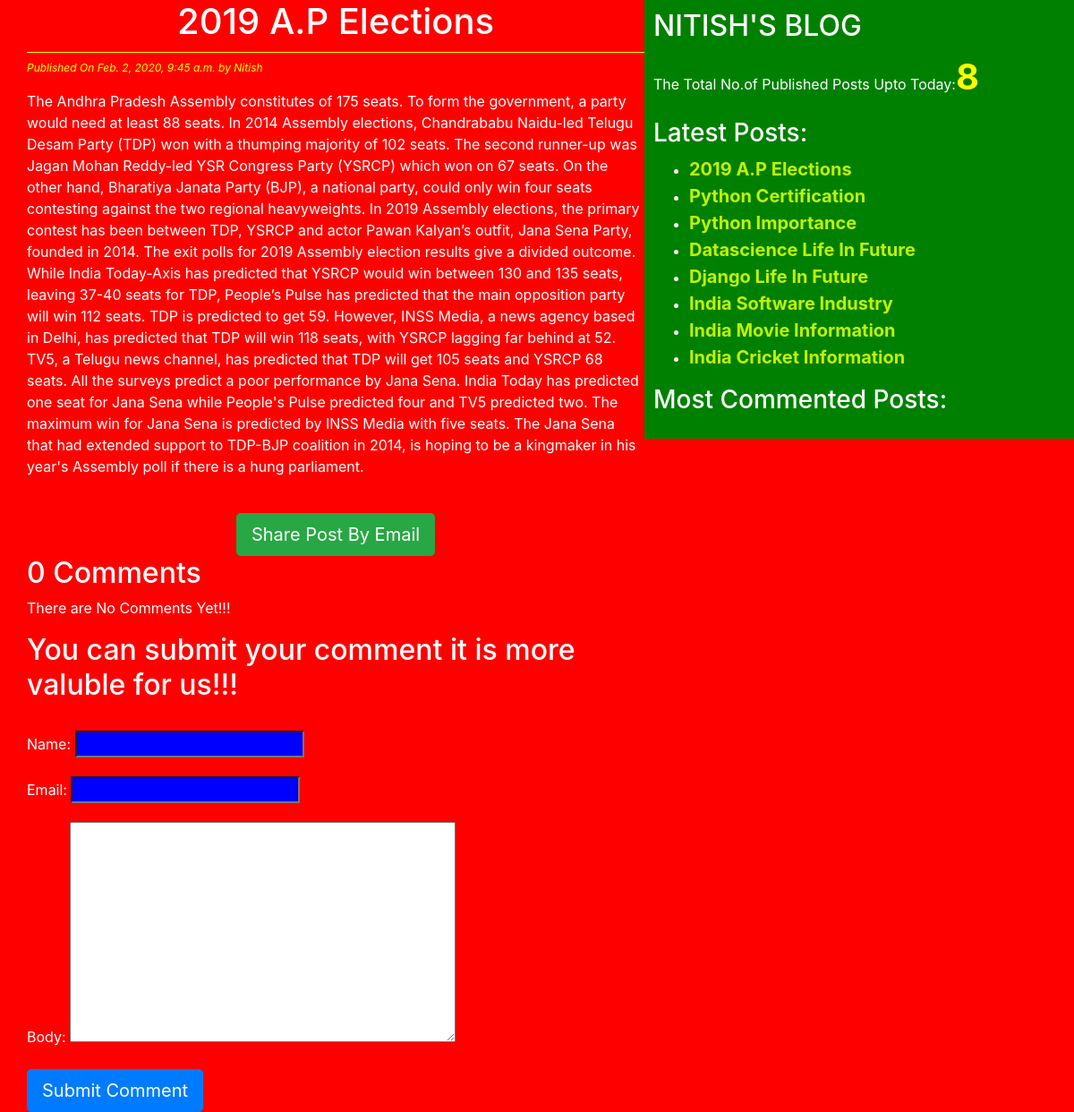
Page /2020/02/02/2019-p-elections/ on the committed database.
### blog/models.py (models this page shows, shortened)
class Post(models.Model):
    STATUS_CHOICES=(('draft','Draft'),('published','Published'))
    title=models.CharField(max_length=264)
    slug=models.SlugField(max_length=264,unique_for_date='publish')
    author=models.ForeignKey(User,related_name='blog_posts',on_delete=models.CASCADE)
    body=models.TextField()
    publish=models.DateTimeField(default=timezone.now)
    created=models.DateTimeField(auto_now_add=True)
    updated=models.DateTimeField(auto_now=True)
    status=models.CharField(max_length=10,choices=STATUS_CHOICES,default='draft')
    objects=CustomManager()
    tags=TaggableManager()
    class Meta:
        ordering=('-publish',)
    def get_absolute_url(self):
        return reverse('post_detail',args=[self.publish.year,self.publish.strftime('%m'),self.publish.strftime('%d'),self.slug])

### blog/views.py (the view)
# urls.py: re_path('(?P<year>\d{4})/(?P<month>\d{2})/(?P<day>\d{2})/(?P<post>[-\w]+)/$', views.post_detail_view,name='post_detail'),
def post_detail_view(request,year,month,day,post):
    post=get_object_or_404(Post,slug=post,status='published',publish__year=year,publish__month=month,publish__day=day)
    comments=post.comments.filter(active=True)
    csubmit=False
    if request.method=='POST':
        form=CommentForm(request.POST)
        if form.is_valid():
            new_comment=form.save(commit=False)
            new_comment.post=post
            new_comment.save()
            csubmit=True
    else:
        form=CommentForm()
    return render(request,'blog/post_detail.html',{'post':post,'form':form,'csubmit':csubmit,'comments':comments})

### blog/forms.py
class CommentForm(forms.ModelForm):
    class Meta:
        model=Comment
        fields=('name','email','body')

### blog/models.py (called while the page is built)
    def get_queryset(self):
        return super().get_queryset().filter(status='published')

### blog/templatetags/blog_tags.py (called while the page is built)
@register.simple_tag(name='my_tag')
def total_posts():
    return Post.objects.count()

@register.inclusion_tag('blog/latest_posts123.html')
def show_latest_posts(count=3):
    latest_posts=Post.objects.order_by('-publish')[:count]#[:3] indicates that only 3 recent posts are displyed
    return {'latest_posts':latest_posts}

@register.simple_tag
def get_most_commented_posts(count=5):
    return Post.objects.annotate(total_comments=Count('comments')).order_by('-total_comments')[:count]

### templates/blog/post_detail.html (shortened to what this page needs)
{% extends 'blog/base.html' %}
  {% block content %}
    <h1>{{post.title}}</h1>
    <p id='date'>Published On {{post.publish}} by {{post.author|title}}</p>
    {{post.body|linebreaks}}<br>
    <div class="container" align="center">
      <a href="/{{post.id}}/share" class="btn btn-primary btn-success btn-lg" target="_blank">Share Post By Email</a>
    </div>
    {% with comments.count as comments_count %}
      <h2>{{comments_count}} Comment{{comments_count|pluralize}}</h2>
      {% endwith %}
      {% if comments %}
        {%for comment in comments %}
          <p id='ch'>Comment {{forloop.counter}} by {{comment.name}} on {{comment.created}}</p>
          <div class="cb">{{comment.body|linebreaks}}</div><hr>
        {% endfor %}
        {% else %}
        <p>There are No Comments Yet!!!</p>
      {%endif%}
      {% if csubmit %}
        <h2>Your Comment Added Successfully...</h2>
        {%else%}
        <h2>You can submit your comment it is more valuble for us!!!</h2><br>
          <form method="post">
            {{form.as_p}}
            <input type="submit" class="btn btn-primary btn-lg" name="" value="Submit Comment"><br>
          </form>
        {%endif%}
{% endblock %}

### templates/blog/base.html (shortened to what this page needs)
<!DOCTYPE html>
{% load blog_tags %}
{% load static %}
<html lang="en" dir="ltr">
  <head>
    <link rel="stylesheet" href="https://maxcdn.bootstrapcdn.com/bootstrap/4.0.0/css/bootstrap.min.css">
    <link rel="stylesheet" href="{% static "css/blog.css" %}">
  </head>
  <body>
    <div class="content">
      {% block content %}
      {% endblock %}
    </div>
    <div class="sidebar">
      <h2>NITISH'S BLOG</h2>
      <p>The Total No.of Published Posts Upto Today:<span id='pcount'>{% my_tag %}</span></p>
      <h3>Latest Posts:</h3>{% show_latest_posts 100%}
      <h3>Most Commented Posts:</h3>
      {% get_most_commented_posts as most_commented_posts %}
    </div>
  </body>
</html>

### templates/blog/latest_posts123.html
<ul>
  {% for post in latest_posts %}
  <li><a href="{{post.get_absolute_url}}">{{post.title}}</a></li>
  {% endfor %}
</ul>

### static/css/blog.css (style rules this page uses)
.content { width:60%; float: left; padding: 0 0 0 30px; background: red; }
.sidebar { width:40%; float:left; padding: 10px; background: green; height: 100%; }
h1 { text-align: center; border-bottom: 1px solid yellow; padding-bottom: 10px; }
body { color: white; background: red; }
#date { font-size: 12px; color: yellow; font-style: italic; }
a { color:#bff207; text-decoration: none; font-size: 20px; font-weight: bold; }
input { background: blue; color:white }
#pcount { font-size: 40px; font-weight: bold; color:yellow; }

### rows in the picture
Post: title "2019 A.P Elections", publish "Feb. 2, 2020, 9:45 a.m.", author "Nitish", body "The Andhra Pradesh Assembly constitutes of 175 seats. To form the government, a party would need at least 88 seats. In 2014 Assembly elections, Chandrababu Naidu-led Telugu Desam Party (TDP) won with a thumping majority of 102 seats. The second runner-up was Jagan Mohan Reddy-led YSR Congress Party (YSRCP) which won on 67 seats. On the other hand, Bharatiya Janata Party (BJP), a national party, could only win four seats contesting against the two regional heavyweights. In 2019 Assembly elections, the primary contest has been between TDP, YSRCP and actor Pawan Kalyan’s outfit, Jana Sena Party, founded in 2014. The exit polls for 2019 Assembly election results give a divided outcome. While…"
Post: title "Python Certification"
Post: title "Python Importance"
Post: title "Datascience Life In Future"
Post: title "Django Life In Future"
Post: title "India Software Industry"
Post: title "India Movie Information"
Post: title "India Cricket Information"

### other values in the picture
{{ comments_count }} "0"
